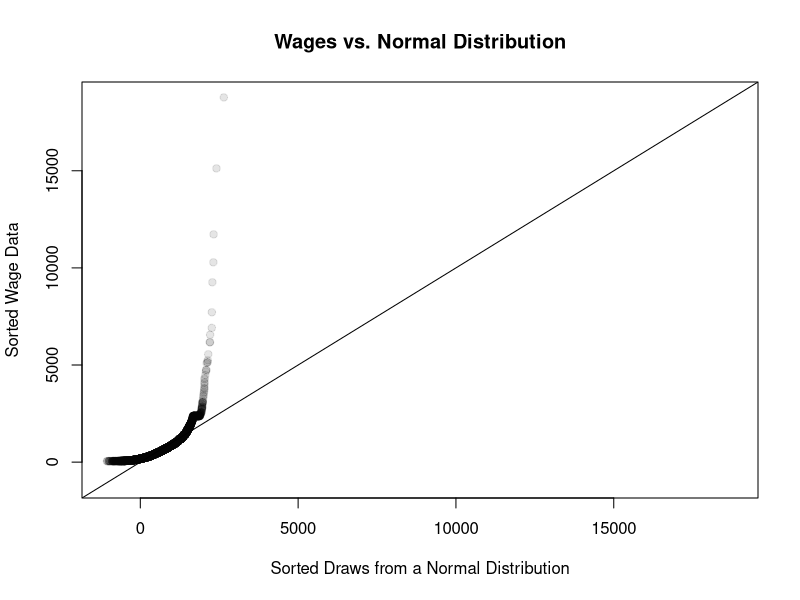
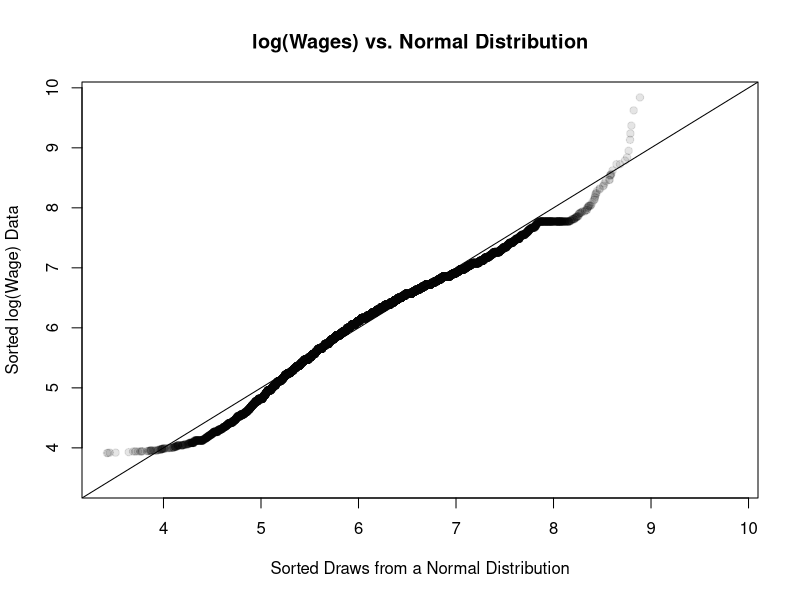

Recreate these plots in R, in order.
# Author: Patrick Sheehan
# Purpose: Extend the replication of Table 1.A and 2.A 
#          from Bierens and Ginther (2001)      
# Input: None
# Output(s): Sorted Data Plots (one PDF file with all)

require(AER) # Require data package
data("CPS1988") # Put data in workspace
# Part 3: Sorted data plots (wages, log(wages) vs. normal dist)
wages <- CPS1988$wage 
log.wages <- log(wages)
# Draw from normal dist. with same sample size, mean, and SD
norm.wages <- rnorm(length(wages), mean(wages), sd(wages))
norm.log.wages <- rnorm(length(log.wages), mean(log.wages), sd(log.wages))
# Plot the sorted data
pdf("sorted-data-plots%d.pdf", onefile=FALSE) # Begin PDF graphics driver
# Wage vs. normal 
min1 <- min(wages, norm.wages)  # Find the smallest value (From lecture notes)
max1 <- max(wages, norm.wages)  # Find the largest value (From lecture notes)
plot(sort(norm.wages),sort(wages),
     main= "Wages vs. Normal Distribution",
     xlab= "Sorted Draws from a Normal Distribution",
     ylab= "Sorted Wage Data",
     xlim= c(min1, max1),
     ylim= c(min1, max1),
     pch= 19,
     col= rgb(0,0,0,0.1))
abline(0,1) # split the plot where the two distributions would be considered ==
# log(Wage) vs. normal
min2 <- min(log.wages, norm.log.wages)  # Find the smallest value
max2 <- max(log.wages, norm.log.wages)  # Find the largest value
plot(sort(norm.log.wages),sort(log.wages),
     main= "log(Wages) vs. Normal Distribution",
     xlab= "Sorted Draws from a Normal Distribution",
     ylab= "Sorted log(Wage) Data",
     xlim= c(min2, max2),
     ylim= c(min2, max2),
     pch= 19,
     col= rgb(0,0,0,0.1))
abline(0,1) # split the plot where the two distributions would be considered ==
dev.off() # Done with pdf file
